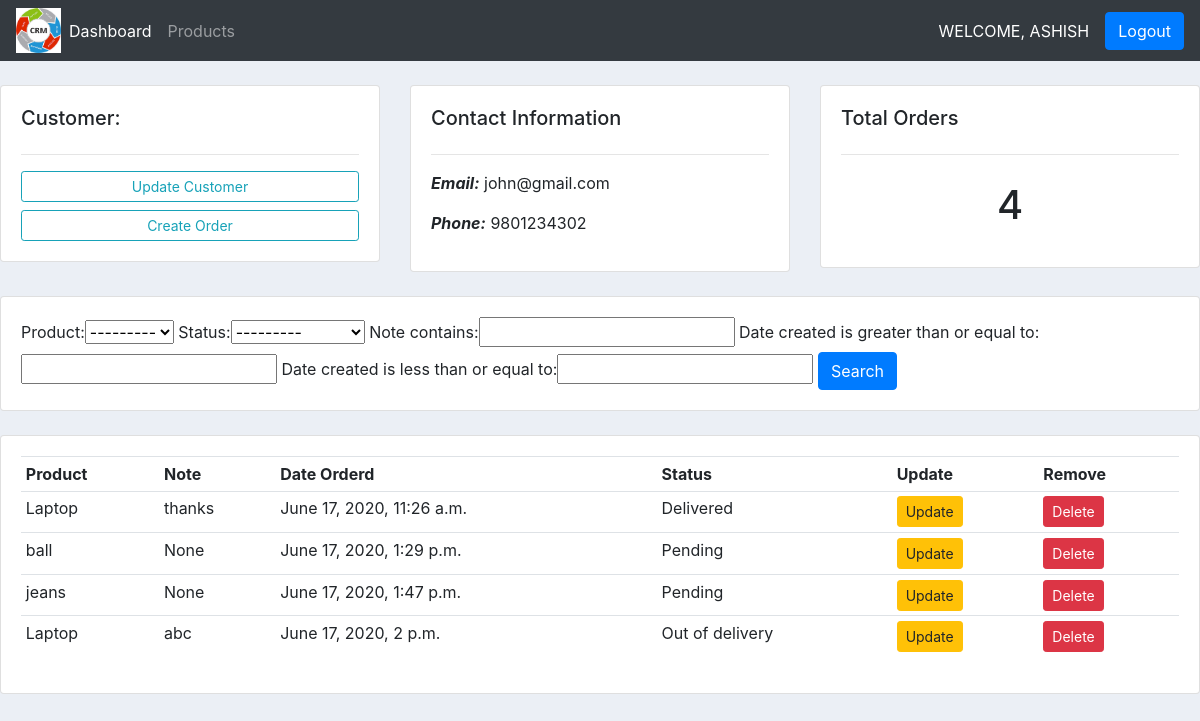
The app's page /customer/1/ (signed in) with its own data.
### accounts/models.py (models this page shows, shortened)
class Customer(models.Model):
    user = models.OneToOneField(User, null=True, blank=True, on_delete=models.CASCADE)
    name = models.CharField(max_length=200, null=True)
    phone = models.CharField(max_length=200, null=True)
    email = models.CharField(max_length=200, null=True)
    date_created = models.DateTimeField(auto_now_add=True, null=True)
    profile_pic = models.ImageField(default="user.png", null=True, blank=True)
    objects = models.Manager()

class Order(models.Model):
    STATUS = (
                ('Pending','Pending'),
                ('Out of delivery','Out of delivery'),
                ('Delivered','Delivered'),
            )
    customer = models.ForeignKey(Customer, null=True, on_delete=models.SET_NULL)
    product =  models.ForeignKey(Product, null=True, on_delete=models.SET_NULL)
    date_created = models.DateTimeField(auto_now_add=True,null=True)
    status = models.CharField(max_length=200, null=True,choices=STATUS)
    note = models.CharField(max_length=200, null=True)
    objects = models.Manager()

class Product(models.Model):
    CATEGORY = (
                ('Indoor','Indoor'),
                ('Outdoor','Outdoor'),
            )
    name = models.CharField(max_length=200, null=True)
    price = models.FloatField(null=True)
    category= models.CharField(max_length=200, null=True,choices=CATEGORY)
    description = models.CharField(max_length=600, null=True, blank=True)
    date_created = models.DateTimeField(auto_now_add=True, null=True)
    tags = models.ManyToManyField(Tag)
    objects = models.Manager()
    def __str__(self):
        return self.name

### accounts/decorators.py (the view)
        def wrapper_func(request, *args, **kwargs):
            group = None
            if request.user.groups.exists():
                group = request.user.groups.all()[0].name
            if group in allowed_roles:
                return view_func(request, *args, **kwargs)
            else:
                return HttpResponse("You are not authorized to view this page.")

### accounts/views.py (called while the page is built)
@login_required(login_url='login')
@allowed_users(allowed_roles=['admin'])
def customer(request,id):
    customer = Customer.objects.get(id=id)
    orders = customer.order_set.all()
    order_count = orders.count()
    myFilter = OrderFilter(request.GET, queryset=orders)
    orders = myFilter.qs
    context={'customer':customer, 'orders':orders, 'order_count':order_count, 'myFilter':myFilter}
    return render(request,'customer.html',context)

### templates/customer.html (shortened to what this page needs)
{% extends 'base.html' %}
{% block body %}
<br>
<div class="row">
	<div class="col-md">
		<div class="card card-body">
			<h5>Customer:</h5>
			<hr>
			<a class="btn btn-outline-info  btn-sm btn-block" href="">Update Customer</a>
			<a class="btn btn-outline-info  btn-sm btn-block" href="{% url 'create_order' customer.id %}">Create Order</a>
		</div>
	</div>
	<div class="col-md">
		<div class="card card-body">
			<h5>Contact Information</h5>
			<hr>
			<p><b><i>Email:</i></b> {{customer.email}}</p>
			<p><b><i>Phone:</i></b> {{customer.phone}}</p>
		</div>
	</div>
	<div class="col-md">
		<div class="card card-body">
			<h5>Total Orders</h5>
			<hr>
			<h1 style="text-align: center;padding: 10px">{{order_count}}</h1>
		</div>
	</div>
</div>
<br>
<div class="row">
	<div class="col">
		<div class="card card-body">
			<form method="get">
				{{myFilter.form}}
		    <button class="btn btn-primary" type="submit">Search</button>
		  </form>
		</div>
	</div>
</div>
<br>
<div class="row">
	<div class="col-md">
		<div class="card card-body">
			<table class="table table-sm">
				<tr>
					<th>Product</th>
					<th>Note</th>
					<th>Date Orderd</th>
					<th>Status</th>
					<th>Update</th>
					<th>Remove</th>
				</tr>
				{% for order in orders %}
					<tr>
						<td>{{order.product}}</td>
						<td>{{order.note}}</td>
						<td>{{order.date_created}}</td>
						<td>{{order.status}}</td>
						<td><a class="btn btn-sm btn-warning" href="{% url 'update_order' order.id %}">Update</a></td>
						<td><a class="btn btn-sm btn-danger" href="{% url 'delete_order' order.id %}">Delete</a></td>
					</tr>
				{% endfor %}
			</table>
		</div>
	</div>
</div>
{% endblock body %}

### templates/base.html (shortened to what this page needs)
{% load static %}
<!doctype html>
<html lang="en">
  <head>
    <link rel="stylesheet" href="https://stackpath.bootstrapcdn.com/bootstrap/4.4.1/css/bootstrap.min.css">
    <link rel="stylesheet" type="text/css" href="{% static '/css/main.css' %}">
  </head>
  <body>
    <nav class="navbar navbar-expand-lg navbar-dark bg-dark">
      <img src={% static 'images/logo.jpg' %} height="45px" width="45px">
      <div class="collapse navbar-collapse" id="navbarNav">
        <ul class="navbar-nav">
          {% if request.user.is_staff %}
          <li class="nav-item active">
            <a class="nav-link" href="{% url 'home' %}">Dashboard</a>
          </li>
          <li class="nav-item">
            <a class="nav-link" href="{% url 'products' %}">Products</a>
          </li>
          {% else %}
          <li class="nav-item">
            <a class="nav-link" href="{% url 'account' %}">Settings</a>
          </li>
          {% endif %}
        </ul>
      </div>
      <span style="text-transform:uppercase;color:white">Welcome,&nbsp{{request.user}}</span>
      <span class="ml-3 btn btn-primary"><a href="{% url 'logout' %}" style="color:white">Logout</a></span>
    </nav>
    {% block body %}
    {% endblock body %}
  </body>
</html>

### static/css/main.css (style rules this page uses)
body { background-color: #ebeff5; }

### records on screen
Customer: email "john@gmail.com", phone "9801234302"
Order: product "Laptop", note "thanks", date_created "June 17, 2020, 11:26 a.m.", status "Delivered"
Order: product "ball", note "None", date_created "June 17, 2020, 1:29 p.m.", status "Pending"
Order: product "jeans", note "None", date_created "June 17, 2020, 1:47 p.m.", status "Pending"
Order: product "Laptop", note "abc", date_created "June 17, 2020, 2 p.m.", status "Out of delivery"

### other values on screen
{{ request.user }} "ASHISH"
{{ order_count }} "4"
